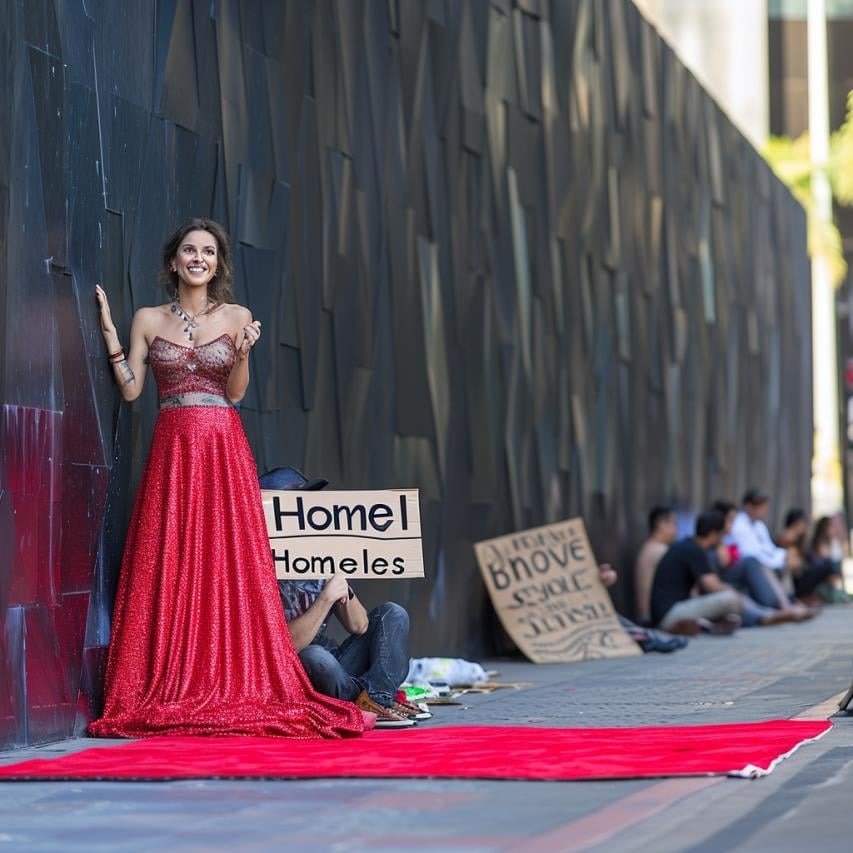
#> input picture upload_to_huggingface/test_image.jpg, 853 x 853 px
$ python -i identity_risk.py   (imports and definitions only)   (older library calls are emulated)
#> lines starting #> are read from the running program, lines starting #| are printed output that depends on the picture
import cv2
import numpy as np
import os

class IdentityRiskAnalyzer:
    def __init__(self):
        # Load Haar Cascades
        cascade_path = cv2.data.haarcascades
        self.face_cascade = cv2.CascadeClassifier(os.path.join(cascade_path, 'haarcascade_frontalface_default.xml'))
        self.eye_cascade = cv2.CascadeClassifier(os.path.join(cascade_path, 'haarcascade_eye.xml'))
        # Smile cascade is often less reliable, but we can try if available, or skip expression strictness.
        # self.smile_cascade = cv2.CascadeClassifier(os.path.join(cascade_path, 'haarcascade_smile.xml'))

    def analyze(self, pil_image):
        """
        Analyzes a PIL Image for identity theft risk using OpenCV.
        """
        # Convert PIL to CV2 (BGR)
        img_np = np.array(pil_image)
        if img_np.shape[2] == 4: # RGBA to RGB
            img_np = cv2.cvtColor(img_np, cv2.COLOR_RGBA2RGB)

        # OpenCV expects BGR
        img_bgr = cv2.cvtColor(img_np, cv2.COLOR_RGB2BGR)
#> img_bgr is the input picture: shape (853, 853, 3); mean B, G, R 97.6, 85, 105.8
        gray = cv2.cvtColor(img_bgr, cv2.COLOR_BGR2GRAY)
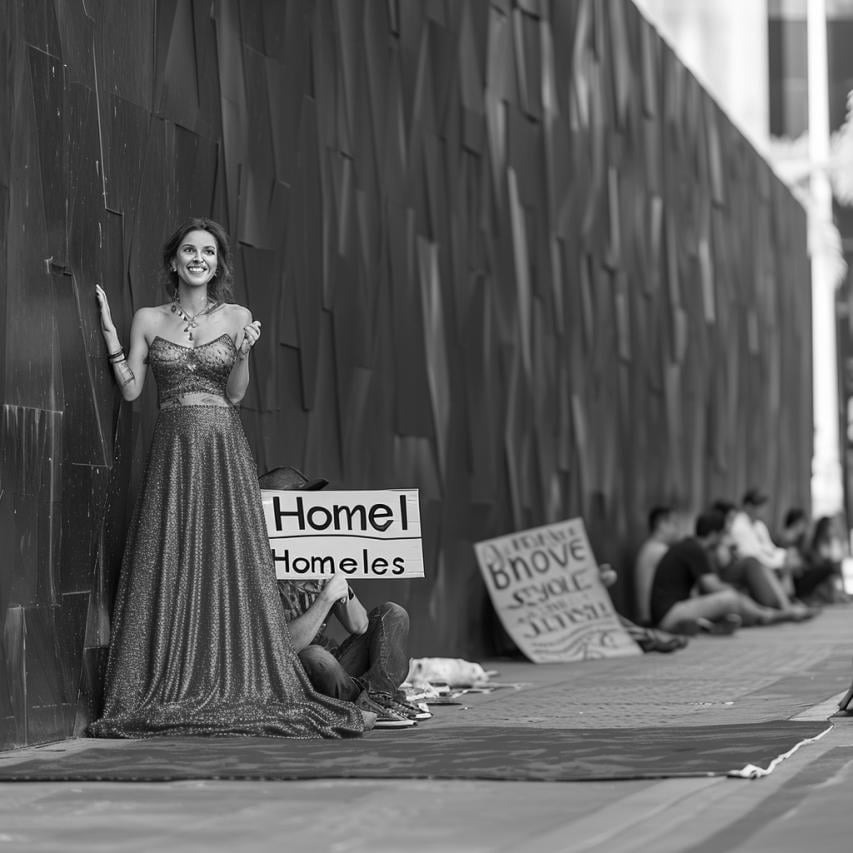
#> gray: shape (853, 853); min 0, max 255, mean 92.7
        h, w = gray.shape
#> h = 853; w = 853

        results = {
            "is_high_risk": False,
            "risk_score": 0.0,
            "details": [],
            "passed_criteria": []
        }

        # 1. Face Visibility & Count
        faces = self.face_cascade.detectMultiScale(gray, scaleFactor=1.1, minNeighbors=5, minSize=(30, 30))
#> faces = [[171, 229, 55, 55]]

        if len(faces) == 0:
            results["details"].append("No face detected.")
            return results

        if len(faces) > 1:
            results["details"].append("Multiple faces detected.")
            return results

        results["passed_criteria"].append("Single face visible")

        # Get Face ROI
        (x, y, fw, fh) = faces[0]
#> x = 171; y = 229; fw = 55; fh = 55
        face_roi_gray = gray[y:y+fh, x:x+fw]
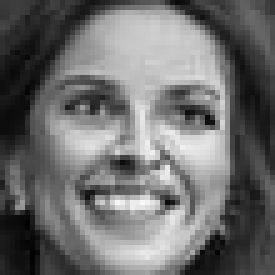
#> face_roi_gray: shape (55, 55) (shown 5 times larger); min 1, max 249, mean 110

        face_ratio = (fw * fh) / (w * h)
#> face_ratio = 0.00416
        if face_ratio < 0.05:
             results["details"].append("Face too small relative to image.")

        # 2. Alignment (Eyes)
        eyes = self.eye_cascade.detectMultiScale(face_roi_gray)
#> eyes = ()

        if len(eyes) >= 2:
            # Sort by x position to get left and right eye
            eyes = sorted(eyes, key=lambda e: e[0])
            (ex1, ey1, ew1, eh1) = eyes[0]
            (ex2, ey2, ew2, eh2) = eyes[-1] # Farthest right

            # Check Angle (Roll)
            dy = (ey2 + eh2/2) - (ey1 + eh1/2)
            dx = (ex2 + ew2/2) - (ex1 + ew1/2)
            angle = np.degrees(np.arctan2(dy, dx))

            if abs(angle) > 10:
                results["details"].append(f"Face tilted (Angle: {angle:.1f}°).")
            else:
                results["passed_criteria"].append("Face vertically aligned")

            # Check Centering (Yaw/Translation)
            face_center_x = x + fw/2
            img_center_x = w/2
            deviation = abs(face_center_x - img_center_x)

            if deviation > w * 0.15:
                results["details"].append("Face not centered.")
            else:
                results["passed_criteria"].append("Face centered")
        else:
             # Can't see both eyes -> Maybe side profile or hair?
             # For High Risk ID, we NEED eyes visible.
             results["details"].append("Eyes not clearly visible or aligned.")

        # 3. Image Quality (Blur)
        laplacian_var = cv2.Laplacian(gray, cv2.CV_64F).var()
#> laplacian_var = 435.2
        if laplacian_var < 50:
             results["details"].append("Image too blurry.")
        else:
             results["passed_criteria"].append("High resolution/sharp")

        # 4. Lighting & Background
        margin = int(min(w, h) * 0.1)
#> margin = 85
        if margin < 1: margin = 1

        # Check top corners for background uniformity
        top_strip = gray[0:margin, :]
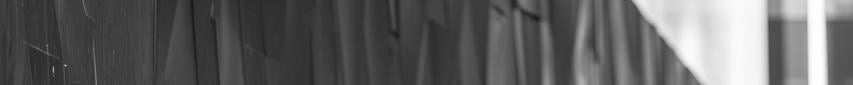
#> top_strip: shape (85, 853); min 25, max 255, mean 96.8
        bg_var = np.var(top_strip)
#> bg_var = 3723
        bg_mean = np.mean(top_strip)
#> bg_mean = 96.85

        if bg_var > 2500: # Relaxed threshold for "real world" plain walls
             results["details"].append("Background not plain/uniform.")
        elif bg_mean < 80: # Too dark
             results["details"].append("Background too dark.")
        else:
             results["passed_criteria"].append("Plain light-colored background")

        # 5. Expression (Heuristic)
        # Without landmarks, checking "neutral" is hard.
        # But we can skip strict Smile check as user requested leniency.
        # We assume if it passes eye alignment and is frontal, it's risky enough.
        results["passed_criteria"].append("Expression check skipped (Lenient)")

        # Final Scoring
        # High Risk if NO details (failures).

        if len(results["details"]) == 0:
            results["is_high_risk"] = True
            results["risk_score"] = 0.95
        else:
             # Special Case: If only Background failed? No, ID photo needs plain BG.
             results["is_high_risk"] = False

        return results

>>> import cv2
>>> picture = cv2.cvtColor(cv2.imread('test_image.jpg'), cv2.COLOR_BGR2RGB)
>>> result = IdentityRiskAnalyzer().analyze(picture)
#> result = 4 items
